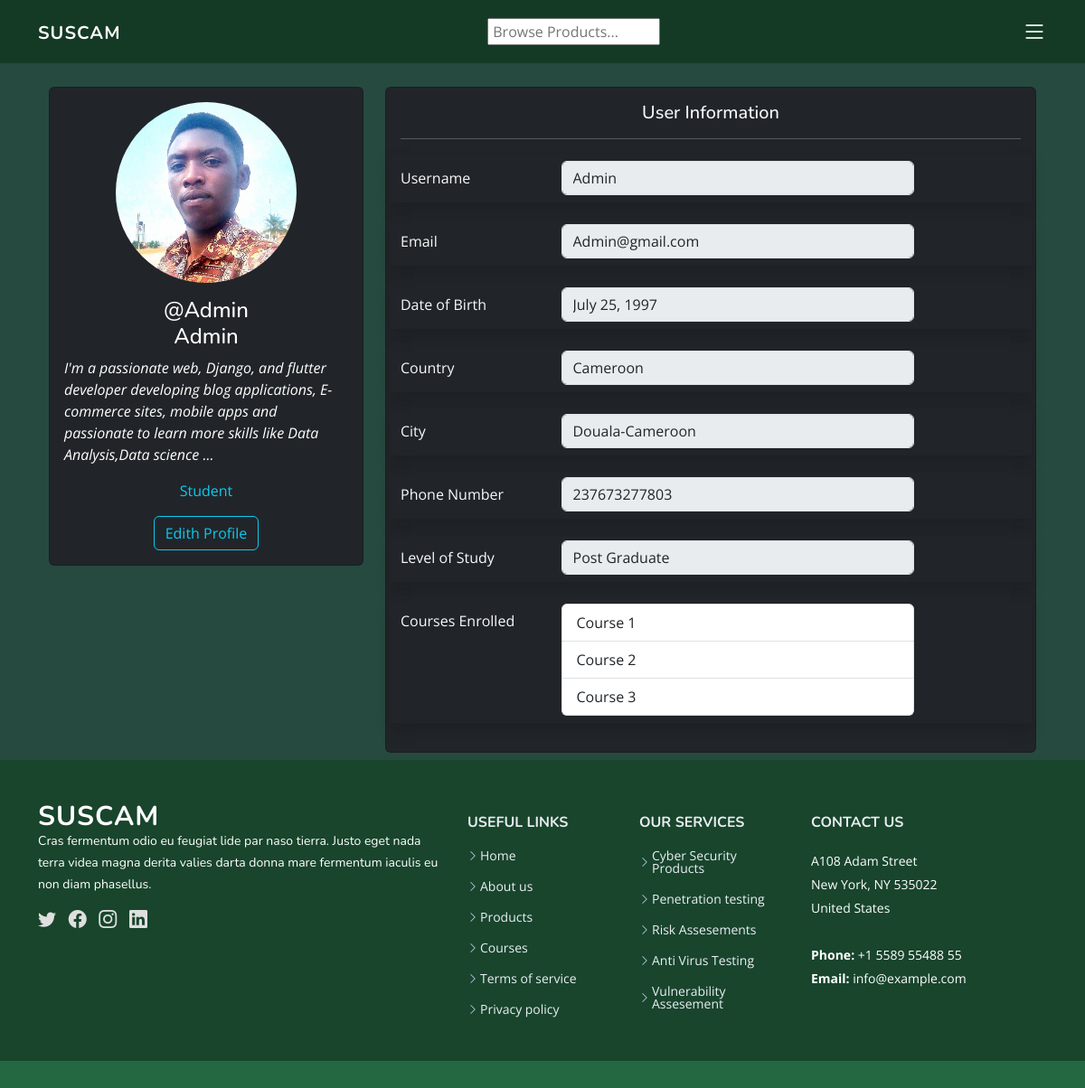
/profile/1/ (signed in), run on the app's committed database.
### Base/models.py (models this page shows, shortened)
class Profile(models.Model):
    user = models.ForeignKey(User, on_delete=models.CASCADE)
    id_user = models.IntegerField(default=1)
    bio = models.TextField(blank=True)
    profile_img = models.ImageField(upload_to="profile_Images", default="default.jpg",  validators = [FileExtensionValidator(allowed_extensions=['jpg', 'png', 'jpeg'])])
    phone_number = models.IntegerField(blank=True, null=True)
    city = models.CharField(max_length=100, blank=True)
    country = models.CharField(max_length=200, blank=True, null=True)
    date_of_birth = models.DateField(null=True, blank=True)
    level_of_education = models.CharField(max_length=200, blank=True, null=True)
    courses_enroll = models.ForeignKey(Courses, on_delete=models.CASCADE, null=True, blank=True)
    profile_img = models.ImageField(upload_to="profile_Images", default="default.png")
    date_of_birth = models.DateField(null=True, blank=True)

### Base/views.py (the view)
# urls.py: path('profile/<str:pk>/', views.profile, name='profile'),
def profile(request, pk):
    try:
        user_profile = Profile.objects.get(user=request.user)
    except Profile.DoesNotExist:
        user_profile = Profile.objects.create(user=request.user)
        user = User.objects.get(id = pk)
    context = {
        'user_profile': user_profile
    }
    return render(request, 'Profile/profile.html', context)

### templates/Profile/profile.html (shortened to what this page needs)
{% extends "Navbar/navbar.html" %}
{% block content %}
    <div class="container mt-5 mb-2 pt-5">
        <div class="row">
            <div class="col-lg-4 mb-2">
                <div class="card bg-dark pb-3">
                    <div class="card-body text-center text-white pb-3">
                        <img src="{{user_profile.profile_img.url}}" class="rounded-circle mb-3" alt="User Image" width="200">
                        <h4 class="card-title">@{{user.username}} <br>{{user.username}}</h4>
                        <p class="text-start"><i>{{user_profile.bio}}</i></p>
                        <p class="card-text text-info">Student</p>
                    </div>
                    <center><a class="btn btn-outline-info" href="">Edith Profile</a></center>
                </div>
            </div>
            <div class="col-lg-8">
                <div class="card bg-dark text-light" style="background-color: ;">
                    <div class="card-body">
                        <h5 class="card-title text-center">User Information</h5><hr>
                        <div class="row mb-3 shadow py-2">
                            <label class="col-sm-3 col-form-label">Username</label>
                            <div class="col-sm-7">
                                <input type="text" class="form-control" value="{{user.username}}" disabled>
                            </div>
                        </div>
                        <div class="row mb-3 shadow py-2">
                            <label class="col-sm-3 col-form-label">Email</label>
                            <div class="col-sm-7">
                                <input type="email" class="form-control" value="{{user.email}}" disabled>
                            </div>
                        </div>
                        <div class="row mb-3 shadow py-2">
                            <label class="col-sm-3 col-form-label">Date of Birth</label>
                            <div class="col-sm-7">
                                <input type="text" class="form-control" value="{{user_profile.date_of_birth}}" disabled>
                            </div>
                        </div>
                        <div class="row mb-3 shadow py-2">
                            <label class="col-sm-3 col-form-label">Country</label>
                            <div class="col-sm-7">
                                <input type="text" class="form-control" value="{{ user_profile.country }}" disabled>
                            </div>
                        </div>
                        <div class="row mb-3 shadow py-2">
                            <label class="col-sm-3 col-form-label">City</label>
                            <div class="col-sm-7">
                                <input type="text" class="form-control" value="{{ user_profile.city }}" disabled>
                            </div>
                        </div>
                        <div class="row mb-3 shadow py-2">
                            <label class="col-sm-3 col-form-label">Phone Number</label>
                            <div class="col-sm-7">
                                <input type="text" class="form-control" value="{{ user_profile.phone_number }}" disabled>
                            </div>
                        </div>
                        <div class="row mb-3 shadow py-2">
                            <label class="col-sm-3 col-form-label">Level of Study</label>
                            <div class="col-sm-7">
                                <input type="text" class="form-control" value="{{ user_profile.level_of_education }}" disabled>
                            </div>
                        </div>
                        <div class="row mb-3 shadow py-2">
                            <label class="col-sm-3 col-form-label">Courses Enrolled</label>
                            <div class="col-sm-7">
                                <ul class="list-group">
                                    <li class="list-group-item">Course 1</li>
                                    <li class="list-group-item">Course 2</li>
                                    <li class="list-group-item">Course 3</li>
                                </ul>
                            </div>
                        </div>
                    </div>
                </div>
            </div>
        </div>
    </div>
{% endblock content %}

### static/assets/css/style.css (style rules this page uses)
:root { scroll-behavior: smooth; }
body { font-family: "Open Sans", sans-serif; }
a { color: #4154f1; text-decoration: none; }
h1, h2, h3, h4, h5, h6 { font-family: "Nunito", sans-serif; }

### templates/Profile/profile.html (style rules this page uses)
body { background-color: #264a3f; }

### data on the page
Profile: profile_img (picture), bio "I'm a passionate web, Django, and flutter developer developing blog applications, E-commerce sites, mobile apps and passionate to learn more skills like Data Analysis,Data science ...", date_of_birth "July 25, 1997", country "Cameroon", city "Douala-Cameroon", phone_number "237673277803", level_of_education "Post Graduate"

### other printed values
{{ user.username }} "Admin"
